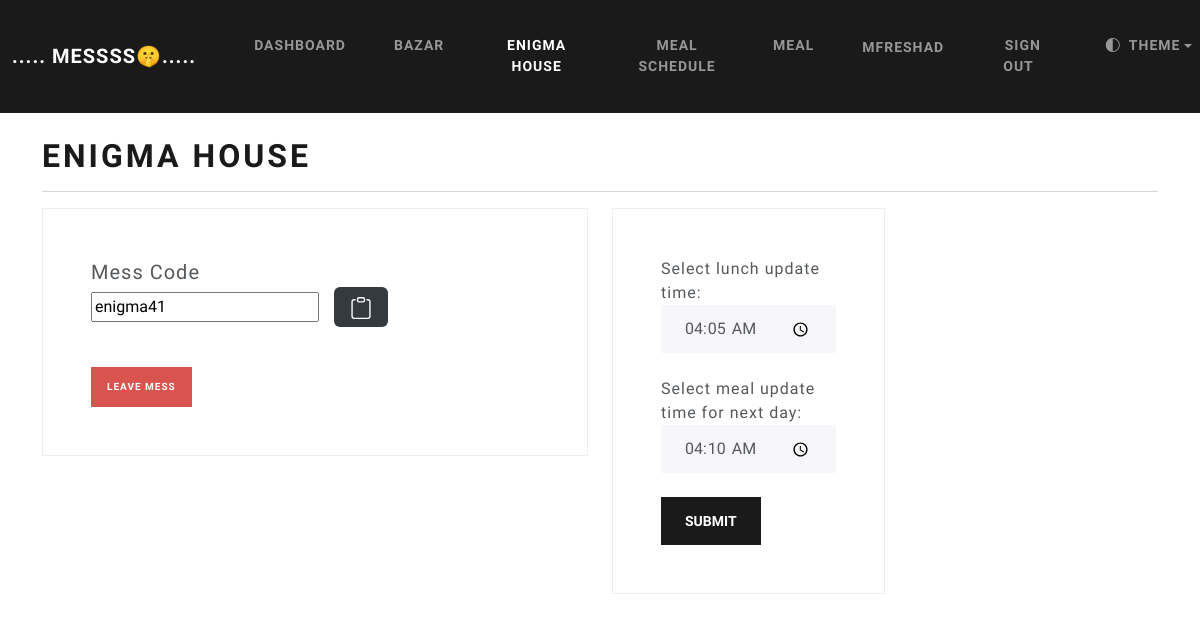
The app's page /my-mess (signed in), older data.
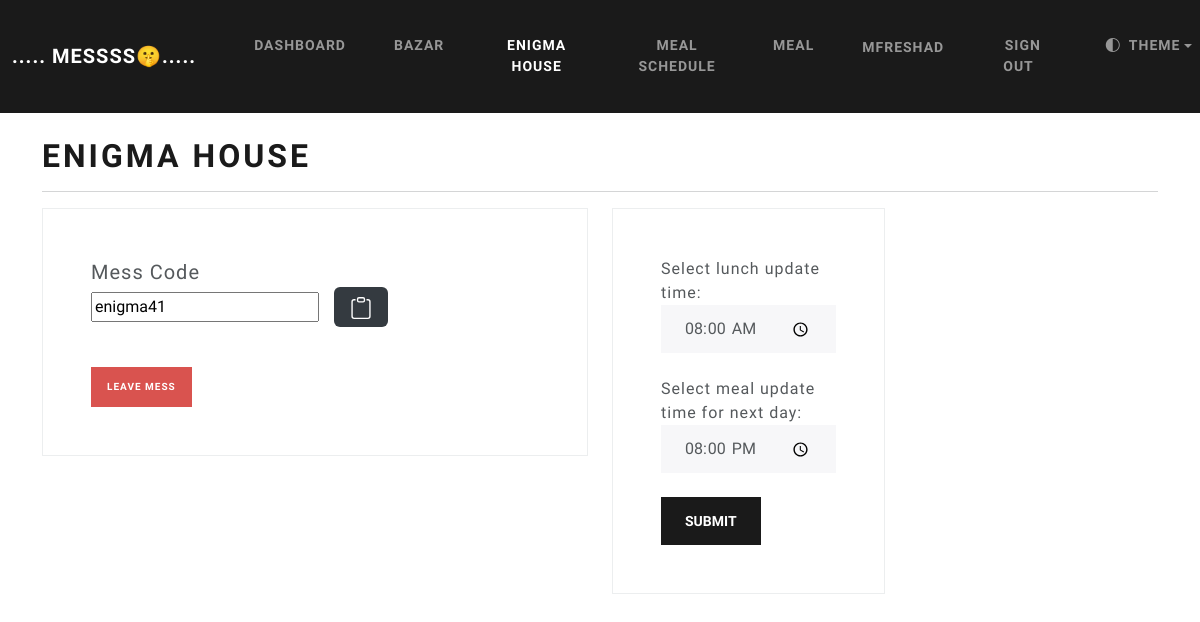
The same page, newer data.
### webapp/models.py (models this page shows, shortened)
class Mess(models.Model):
    name = models.CharField(max_length=100)
    mess_code = models.CharField(max_length=8, unique=True)
    lunch_update_time =  models.TimeField(default="08:00")
    meal_update_time =  models.TimeField(default="18:00")
    def __str__(self):
        return self.name

### webapp/views.py (the view)
# urls.py: path('my-mess', views.my_mess, name="my-mess"),
@login_required(login_url='my-login')
@never_cache
def my_mess(request):
    if request.user.in_mess:
        mess_info = Mess.objects.get(name = request.user.in_mess.name)
        context = {'mess': mess_info}
        if request.POST:
            lunch_time = request.POST.get('appt')
            meal_time = request.POST.get('appt2')
            Mess.objects.update(name = request.user.in_mess.name , lunch_update_time = lunch_time, meal_update_time = meal_time)
            return redirect(request.path)
    else:
        return redirect('join_mess')
    return render(request, 'webapp/mess.html' , context= context)

### webapp/models.py (called while the page is built)
    def __str__(self):
        return self.username

### webapp/templates/webapp/mess.html (shortened to what this page needs)
{% extends "webapp/base.html" %}
{% load crispy_forms_tags %}
{% block content %}
<body>
    <h1> {{mess.name}} </h1>
    <hr>
    <div class="row">
      <div class="col-sm">
        <div class='container border p-5'>
              <p class="fs-4 m-0"> Mess Code </p>
              <input type="text"  value="{{mess.mess_code}}" id="myInput" readonly>
              <button onclick="myFunction()" onmouseout="outFunc()"
              class='btn btn-dark btn-sm rounded' data-toggle="tooltip" data-placement="top" title="Copy to clipboard">
              </button>
              <br>
              <br>
              <a class="btn btn-danger btn-sm mt-3" href="{% url 'leave-mess' %}"> Leave Mess</a>
        </div>
      </div>
      <br>
      {% if user.is_admin %}
      <div class="col-sm ">
          <form method="post" >
            <div class="form-group border p-5 w-50">
              <label for="appt">Select lunch update time:</label>
              <input type="time" class="form-control" id="appt" name="appt" value="{{mess.lunch_update_time|time:'H:i'}}">
              <br>
              <label for="appt">Select meal update time for next day:</label>
              <input type="time" class="form-control" id="appt" name="appt2" value="{{mess.meal_update_time|time:'H:i'}}">
              <br>
              <input type="submit" class="btn btn-primary">
            </div>
          </form>
       </div>
       {% endif %}
    </div>
</body>
{% endblock %}

Row changes from the older to the newer data that the page shows:
changed Mess "ENIGMA HOUSE": appt "04:05" → "08:00"; appt2 "04:10" → "20:00"
